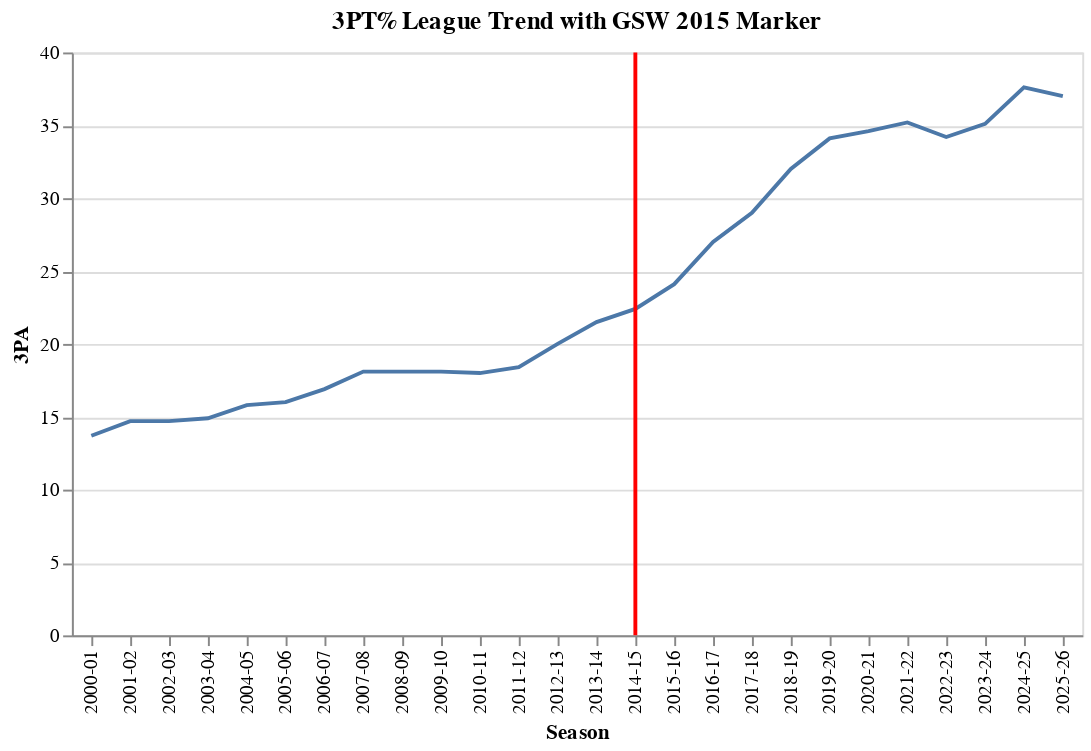

Write notebook code for a chart like this one.
### Code cell
base = alt.Chart(df).mark_line().encode(
    x='Season',
    y='3PA',
)

marker_df = pd.DataFrame({
    'Season': ['2014-15'],
    'event': ["Golden State Warrior's First Championship (Steph Curry's Team)"],
})

marker_line = alt.Chart(marker_df).mark_rule(
    color='red',
    size=2
).encode(
    x='Season:O',
    tooltip=[
        alt.Tooltip('Season:N', title='Season'),
        alt.Tooltip('event:N', title='Event'),
    ]
)

(base + marker_line).properties(
    title="3PT% League Trend with GSW 2015 Marker")

### Figure 1 — Vega-Lite specification as saved in the notebook (floating-point values rounded to 4 significant figures)
{"$schema": "https://vega.github.io/schema/vega-lite/v5.20.1.json", "config": {"view": {"continuousHeight": 300, "continuousWidth": 300}}, "datasets": {"data-1105610c201b2d9f409542ae6ef3847c": [{"3P": 13.3, "3P%": 0.36, "3PA": 37, "AST": 26.5, "Age": 26.3, "BLK": 4.8, "DRB": 32.3, "FG": 41.8, "FG%": 0.47, "FGA": 89, "FT": 19.6, "FT%": 0.789, "FT/FGA": 0.22, "FTA": 24.8, "G": 354, "Ht": "6-7", "Lg": "NBA", "MP": 241.7, "ORB": 11.5, "ORB%": 26.2, "ORtg": 115.8, "PF": 21.1, "PTS": 116.6, "Pace": 100, "Rk": 1, "STL": 8.5, "Season": "2025-26", "TOV": 15, "TOV%": 13, "TRB": 43.8, "TS%": 0.583, "Wt": 216, "eFG%": 0.545}, {"3P": 13.5, "3P%": 0.36, "3PA": 37.6, "AST": 26.5, "Age": 26.3, "BLK": 4.9, "DRB": 33, "FG": 41.7, "FG%": 0.467, "FGA": 89.2, "FT": 16.9, "FT%": 0.78, "FT/FGA": 0.189, "FTA": 21.7, "G": 1230, "Ht": "6-7", "Lg": "NBA", "MP": 241.3, "ORB": 11.1, "ORB%": 25.2, "ORtg": 114.5, "PF": 18.6, "PTS": 113.8, "Pace": 98.8, "Rk": 2, "STL": 8.2, "Season": "2024-25", "TOV": 14.3, "TOV%": 12.6, "TRB": 44.1, "TS%": 0.576, "Wt": 216, "eFG%": 0.543}, {"3P": 12.8, "3P%": 0.366, "3PA": 35.1, "AST": 26.7, "Age": 26.4, "BLK": 5.1, "DRB": 33, "FG": 42.2, "FG%": 0.474, "FGA": 88.9, "FT": 17, "FT%": 0.784, "FT/FGA": 0.192, "FTA": 21.7, "G": 1230, "Ht": "6-6", "Lg": "NBA", "MP": 241.4, "ORB": 10.6, "ORB%": 24.2, "ORtg": 115.3, "PF": 18.7, "PTS": 114.2, "Pace": 98.5, "Rk": 3, "STL": 7.5, "Season": "2023-24", "TOV": 13.6, "TOV%": 12.1, "TRB": 43.5, "TS%": 0.58, "Wt": 217, "eFG%": 0.547}, {"3P": 12.3, "3P%": 0.361, "3PA": 34.2, "AST": 25.3, "Age": 26.1, "BLK": 4.7, "DRB": 33, "FG": 42, "FG%": 0.475, "FGA": 88.3, "FT": 18.4, "FT%": 0.782, "FT/FGA": 0.208, "FTA": 23.5, "G": 1230, "Ht": "6-6", "Lg": "NBA", "MP": 241.8, "ORB": 10.4, "ORB%": 24, "ORtg": 114.8, "PF": 20, "PTS": 114.7, "Pace": 99.2, "Rk": 4, "STL": 7.3, "Season": "2022-23", "TOV": 14.1, "TOV%": 12.5, "TRB": 43.4, "TS%": 0.581, "Wt": 217, "eFG%": 0.545}, {"3P": 12.4, "3P%": 0.354, "3PA": 35.2, "AST": 24.6, "Age": 26.1, "BLK": 4.7, "DRB": 34.1, "FG": 40.6, "FG%": 0.461, "FGA": 88.1, "FT": 16.9, "FT%": 0.775, "FT/FGA": 0.192, "FTA": 21.9, "G": 1230, "Ht": "6-6", "Lg": "NBA", "MP": 241.4, "ORB": 10.3, "ORB%": 23.2, "ORtg": 112, "PF": 19.6, "PTS": 110.6, "Pace": 98.2, "Rk": 5, "STL": 7.6, "Season": "2021-22", "TOV": 13.8, "TOV%": 12.3, "TRB": 44.5, "TS%": 0.566, "Wt": 216, "eFG%": 0.532}, {"3P": 12.7, "3P%": 0.367, "3PA": 34.6, "AST": 24.8, "Age": 26.1, "BLK": 4.9, "DRB": 34.5, "FG": 41.2, "FG%": 0.466, "FGA": 88.4, "FT": 17, "FT%": 0.778, "FT/FGA": 0.192, "FTA": 21.8, "G": 1080, "Ht": "6-6", "Lg": "NBA", "MP": 241.4, "ORB": 9.8, "ORB%": 22.2, "ORtg": 112.3, "PF": 19.3, "PTS": 112.1, "Pace": 99.2, "Rk": 6, "STL": 7.6, "Season": "2020-21", "TOV": 13.8, "TOV%": 12.4, "TRB": 44.3, "TS%": 0.572, "Wt": 218, "eFG%": 0.538}, {"3P": 12.2, "3P%": 0.358, "3PA": 34.1, "AST": 24.4, "Age": 26.1, "BLK": 4.9, "DRB": 34.8, "FG": 40.9, "FG%": 0.46, "FGA": 88.8, "FT": 17.9, "FT%": 0.773, "FT/FGA": 0.201, "FTA": 23.1, "G": 1059, "Ht": "6-6", "Lg": "NBA", "MP": 241.8, "ORB": 10.1, "ORB%": 22.5, "ORtg": 110.6, "PF": 20.8, "PTS": 111.8, "Pace": 100.3, "Rk": 7, "STL": 7.6, "Season": "2019-20", "TOV": 14.5, "TOV%": 12.8, "TRB": 44.8, "TS%": 0.565, "Wt": 218, "eFG%": 0.529}, {"3P": 11.4, "3P%": 0.355, "3PA": 32, "AST": 24.6, "Age": 26.3, "BLK": 5, "DRB": 34.8, "FG": 41.1, "FG%": 0.461, "FGA": 89.2, "FT": 17.7, "FT%": 0.766, "FT/FGA": 0.198, "FTA": 23.1, "G": 1230, "Ht": "6-6", "Lg": "NBA", "MP": 241.6, "ORB": 10.3, "ORB%": 22.9, "ORtg": 110.4, "PF": 20.9, "PTS": 111.2, "Pace": 100, "Rk": 8, "STL": 7.6, "Season": "2018-19", "TOV": 14.1, "TOV%": 12.4, "TRB": 45.2, "TS%": 0.56, "Wt": 220, "eFG%": 0.524}, {"3P": 10.5, "3P%": 0.362, "3PA": 29, "AST": 23.2, "Age": 26.4, "BLK": 4.8, "DRB": 33.8, "FG": 39.6, "FG%": 0.46, "FGA": 86.1, "FT": 16.6, "FT%": 0.767, "FT/FGA": 0.193, "FTA": 21.7, "G": 1230, "Ht": "6-7", "Lg": "NBA", "MP": 241.4, "ORB": 9.7, "ORB%": 22.3, "ORtg": 108.6, "PF": 19.9, "PTS": 106.3, "Pace": 97.3, "Rk": 9, "STL": 7.7, "Season": "2017-18", "TOV": 14.3, "TOV%": 13, "TRB": 43.5, "TS%": 0.556, "Wt": 221, "eFG%": 0.521}, {"3P": 9.7, "3P%": 0.358, "3PA": 27, "AST": 22.6, "Age": 26.6, "BLK": 4.7, "DRB": 33.4, "FG": 39, "FG%": 0.457, "FGA": 85.4, "FT": 17.8, "FT%": 0.772, "FT/FGA": 0.209, "FTA": 23.1, "G": 1230, "Ht": "6-7", "Lg": "NBA", "MP": 241.6, "ORB": 10.1, "ORB%": 23.3, "ORtg": 108.8, "PF": 19.9, "PTS": 105.6, "Pace": 96.4, "Rk": 10, "STL": 7.7, "Season": "2016-17", "TOV": 14, "TOV%": 12.7, "TRB": 43.5, "TS%": 0.552, "Wt": 222, "eFG%": 0.514}, {"3P": 8.5, "3P%": 0.354, "3PA": 24.1, "AST": 22.3, "Age": 26.7, "BLK": 5, "DRB": 33.3, "FG": 38.2, "FG%": 0.452, "FGA": 84.6, "FT": 17.7, "FT%": 0.757, "FT/FGA": 0.209, "FTA": 23.4, "G": 1230, "Ht": "6-7", "Lg": "NBA", "MP": 241.8, "ORB": 10.4, "ORB%": 23.8, "ORtg": 106.4, "PF": 20.3, "PTS": 102.7, "Pace": 95.8, "Rk": 11, "STL": 7.8, "Season": "2015-16", "TOV": 14.4, "TOV%": 13.2, "TRB": 43.8, "TS%": 0.541, "Wt": 222, "eFG%": 0.502}, {"3P": 7.8, "3P%": 0.35, "3PA": 22.4, "AST": 22, "Age": 26.7, "BLK": 4.8, "DRB": 32.4, "FG": 37.5, "FG%": 0.449, "FGA": 83.6, "FT": 17.1, "FT%": 0.75, "FT/FGA": 0.205, "FTA": 22.8, "G": 1230, "Ht": "6-7", "Lg": "NBA", "MP": 242, "ORB": 10.9, "ORB%": 25.1, "ORtg": 105.6, "PF": 20.2, "PTS": 100, "Pace": 93.9, "Rk": 12, "STL": 7.7, "Season": "2014-15", "TOV": 14.4, "TOV%": 13.3, "TRB": 43.3, "TS%": 0.534, "Wt": 223, "eFG%": 0.496}, {"3P": 7.7, "3P%": 0.36, "3PA": 21.5, "AST": 22, "Age": 26.5, "BLK": 4.7, "DRB": 31.8, "FG": 37.7, "FG%": 0.454, "FGA": 83, "FT": 17.8, "FT%": 0.756, "FT/FGA": 0.215, "FTA": 23.6, "G": 1230, "Ht": "6-7", "Lg": "NBA", "MP": 242, "ORB": 10.9, "ORB%": 25.5, "ORtg": 106.6, "PF": 20.7, "PTS": 101, "Pace": 93.9, "Rk": 13, "STL": 7.7, "Season": "2013-14", "TOV": 14.6, "TOV%": 13.6, "TRB": 42.7, "TS%": 0.541, "Wt": 223, "eFG%": 0.501}, {"3P": 7.2, "3P%": 0.359, "3PA": 20, "AST": 22.1, "Age": 26.7, "BLK": 5.1, "DRB": 31, "FG": 37.1, "FG%": 0.453, "FGA": 82, "FT": 16.7, "FT%": 0.753, "FT/FGA": 0.204, "FTA": 22.2, "G": 1229, "Ht": "6-7", "Lg": "NBA", "MP": 241.9, "ORB": 11.2, "ORB%": 26.5, "ORtg": 105.8, "PF": 19.8, "PTS": 98.1, "Pace": 92, "Rk": 14, "STL": 7.8, "Season": "2012-13", "TOV": 14.6, "TOV%": 13.7, "TRB": 42.1, "TS%": 0.535, "Wt": 223, "eFG%": 0.496}, {"3P": 6.4, "3P%": 0.349, "3PA": 18.4, "AST": 21, "Age": 26.6, "BLK": 5.1, "DRB": 30.8, "FG": 36.5, "FG%": 0.448, "FGA": 81.4, "FT": 16.9, "FT%": 0.752, "FT/FGA": 0.208, "FTA": 22.5, "G": 990, "Ht": "6-7", "Lg": "NBA", "MP": 241.9, "ORB": 11.4, "ORB%": 27, "ORtg": 104.6, "PF": 19.6, "PTS": 96.3, "Pace": 91.3, "Rk": 15, "STL": 7.7, "Season": "2011-12", "TOV": 14.6, "TOV%": 13.8, "TRB": 42.2, "TS%": 0.527, "Wt": 223, "eFG%": 0.487}, {"3P": 6.5, "3P%": 0.358, "3PA": 18, "AST": 21.5, "Age": 26.6, "BLK": 4.9, "DRB": 30.5, "FG": 37.2, "FG%": 0.459, "FGA": 81.2, "FT": 18.6, "FT%": 0.763, "FT/FGA": 0.229, "FTA": 24.4, "G": 1230, "Ht": "6-7", "Lg": "NBA", "MP": 241.9, "ORB": 10.9, "ORB%": 26.4, "ORtg": 107.3, "PF": 20.7, "PTS": 99.6, "Pace": 92.1, "Rk": 16, "STL": 7.3, "Season": "2010-11", "TOV": 14.3, "TOV%": 13.4, "TRB": 41.4, "TS%": 0.541, "Wt": 223, "eFG%": 0.498}, {"3P": 6.4, "3P%": 0.355, "3PA": 18.1, "AST": 21.2, "Age": 26.6, "BLK": 4.9, "DRB": 30.8, "FG": 37.7, "FG%": 0.461, "FGA": 81.7, "FT": 18.6, "FT%": 0.759, "FT/FGA": 0.228, "FTA": 24.5, "G": 1230, "Ht": "6-7", "Lg": "NBA", "MP": 241.7, "ORB": 11, "ORB%": 26.3, "ORtg": 107.6, "PF": 20.9, "PTS": 100.4, "Pace": 92.7, "Rk": 17, "STL": 7.2, "Season": "2009-10", "TOV": 14.2, "TOV%": 13.3, "TRB": 41.7, "TS%": 0.543, "Wt": 222, "eFG%": 0.501}, {"3P": 6.6, "3P%": 0.367, "3PA": 18.1, "AST": 21, "Age": 26.6, "BLK": 4.8, "DRB": 30.3, "FG": 37.1, "FG%": 0.459, "FGA": 80.9, "FT": 19.1, "FT%": 0.771, "FT/FGA": 0.236, "FTA": 24.7, "G": 1230, "Ht": "6-7", "Lg": "NBA", "MP": 241.7, "ORB": 11, "ORB%": 26.7, "ORtg": 108.3, "PF": 21, "PTS": 100, "Pace": 91.7, "Rk": 18, "STL": 7.3, "Season": "2008-09", "TOV": 14, "TOV%": 13.3, "TRB": 41.3, "TS%": 0.544, "Wt": 221, "eFG%": 0.5}, {"3P": 6.6, "3P%": 0.362, "3PA": 18.1, "AST": 21.8, "Age": 26.8, "BLK": 4.7, "DRB": 30.8, "FG": 37.3, "FG%": 0.457, "FGA": 81.5, "FT": 18.8, "FT%": 0.755, "FT/FGA": 0.231, "FTA": 24.9, "G": 1230, "Ht": "6-7", "Lg": "NBA", "MP": 241.5, "ORB": 11.2, "ORB%": 26.7, "ORtg": 107.5, "PF": 21, "PTS": 99.9, "Pace": 92.4, "Rk": 19, "STL": 7.3, "Season": "2007-08", "TOV": 14.1, "TOV%": 13.2, "TRB": 42, "TS%": 0.54, "Wt": 220, "eFG%": 0.497}, {"3P": 6.1, "3P%": 0.358, "3PA": 16.9, "AST": 21.3, "Age": 26.6, "BLK": 4.6, "DRB": 29.9, "FG": 36.5, "FG%": 0.458, "FGA": 79.7, "FT": 19.6, "FT%": 0.752, "FT/FGA": 0.246, "FTA": 26.1, "G": 1230, "Ht": "6-7", "Lg": "NBA", "MP": 242.2, "ORB": 11.1, "ORB%": 27.1, "ORtg": 106.5, "PF": 22.2, "PTS": 98.7, "Pace": 91.9, "Rk": 20, "STL": 7.2, "Season": "2006-07", "TOV": 15.1, "TOV%": 14.2, "TRB": 41.1, "TS%": 0.541, "Wt": 219, "eFG%": 0.496}, {"3P": 5.7, "3P%": 0.358, "3PA": 16, "AST": 20.6, "Age": 26.5, "BLK": 4.7, "DRB": 29.8, "FG": 35.8, "FG%": 0.454, "FGA": 79, "FT": 19.6, "FT%": 0.745, "FT/FGA": 0.248, "FTA": 26.3, "G": 1230, "Ht": "6-7", "Lg": "NBA", "MP": 242.1, "ORB": 11.2, "ORB%": 27.3, "ORtg": 106.2, "PF": 22.8, "PTS": 97, "Pace": 90.5, "Rk": 21, "STL": 7.2, "Season": "2005-06", "TOV": 14.4, "TOV%": 13.7, "TRB": 41, "TS%": 0.536, "Wt": 220, "eFG%": 0.49}, {"3P": 5.6, "3P%": 0.356, "3PA": 15.8, "AST": 21.3, "Age": 26.9, "BLK": 4.9, "DRB": 29.8, "FG": 35.9, "FG%": 0.447, "FGA": 80.3, "FT": 19.7, "FT%": 0.756, "FT/FGA": 0.245, "FTA": 26.1, "G": 1230, "Ht": "6-7", "Lg": "NBA", "MP": 241.9, "ORB": 12, "ORB%": 28.7, "ORtg": 106.1, "PF": 22.6, "PTS": 97.2, "Pace": 90.9, "Rk": 22, "STL": 7.5, "Season": "2004-05", "TOV": 14.5, "TOV%": 13.6, "TRB": 41.9, "TS%": 0.529, "Wt": 220, "eFG%": 0.482}, {"3P": 5.2, "3P%": 0.347, "3PA": 14.9, "AST": 21.3, "Age": 27, "BLK": 5.1, "DRB": 30.1, "FG": 35, "FG%": 0.439, "FGA": 79.8, "FT": 18.2, "FT%": 0.752, "FT/FGA": 0.228, "FTA": 24.2, "G": 1189, "Ht": "6-7", "Lg": "NBA", "MP": 241.7, "ORB": 12.1, "ORB%": 28.6, "ORtg": 102.9, "PF": 21.4, "PTS": 93.4, "Pace": 90.1, "Rk": 23, "STL": 7.9, "Season": "2003-04", "TOV": 15, "TOV%": 14.2, "TRB": 42.2, "TS%": 0.516, "Wt": 220, "eFG%": 0.471}, {"3P": 5.1, "3P%": 0.349, "3PA": 14.7, "AST": 21.5, "Age": 27.2, "BLK": 5, "DRB": 30.3, "FG": 35.7, "FG%": 0.442, "FGA": 80.8, "FT": 18.5, "FT%": 0.758, "FT/FGA": 0.229, "FTA": 24.4, "G": 1189, "Ht": "6-7", "Lg": "NBA", "MP": 242, "ORB": 12, "ORB%": 28.5, "ORtg": 103.6, "PF": 21.8, "PTS": 95.1, "Pace": 91, "Rk": 24, "STL": 7.9, "Season": "2002-03", "TOV": 14.9, "TOV%": 14, "TRB": 42.3, "TS%": 0.519, "Wt": 219, "eFG%": 0.474}, {"3P": 5.2, "3P%": 0.354, "3PA": 14.7, "AST": 21.9, "Age": 27.4, "BLK": 5.2, "DRB": 30.2, "FG": 36.2, "FG%": 0.445, "FGA": 81.3, "FT": 17.9, "FT%": 0.752, "FT/FGA": 0.221, "FTA": 23.8, "G": 1189, "Ht": "6-7", "Lg": "NBA", "MP": 241.7, "ORB": 12.2, "ORB%": 28.9, "ORtg": 104.5, "PF": 21.2, "PTS": 95.5, "Pace": 90.7, "Rk": 25, "STL": 7.8, "Season": "2001-02", "TOV": 14.5, "TOV%": 13.6, "TRB": 42.4, "TS%": 0.52, "Wt": 218, "eFG%": 0.477}, {"3P": 4.8, "3P%": 0.354, "3PA": 13.7, "AST": 21.8, "Age": 27.7, "BLK": 5.3, "DRB": 30.5, "FG": 35.7, "FG%": 0.443, "FGA": 80.6, "FT": 18.6, "FT%": 0.748, "FT/FGA": 0.231, "FTA": 24.9, "G": 1189, "Ht": "6-7", "Lg": "NBA", "MP": 242, "ORB": 12, "ORB%": 28.2, "ORtg": 103, "PF": 22.3, "PTS": 94.8, "Pace": 91.3, "Rk": 26, "STL": 7.8, "Season": "2000-01", "TOV": 15, "TOV%": 14.1, "TRB": 42.5, "TS%": 0.518, "Wt": 217, "eFG%": 0.473}], "data-7873cd1b9e1c3016ee8b767afa3e76a3": [{"Season": "2014-15", "event": "Golden State Warrior's First Championship (Steph Curry's Team)"}]}, "layer": [{"data": {"name": "data-1105610c201b2d9f409542ae6ef3847c"}, "encoding": {"x": {"field": "Season", "type": "nominal"}, "y": {"field": "3PA", "type": "quantitative"}}, "mark": {"type": "line"}}, {"data": {"name": "data-7873cd1b9e1c3016ee8b767afa3e76a3"}, "encoding": {"tooltip": [{"field": "Season", "title": "Season", "type": "nominal"}, {"field": "event", "title": "Event", "type": "nominal"}], "x": {"field": "Season", "type": "ordinal"}}, "mark": {"color": "red", "size": 2, "type": "rule"}}], "title": "3PT% League Trend with GSW 2015 Marker"}
